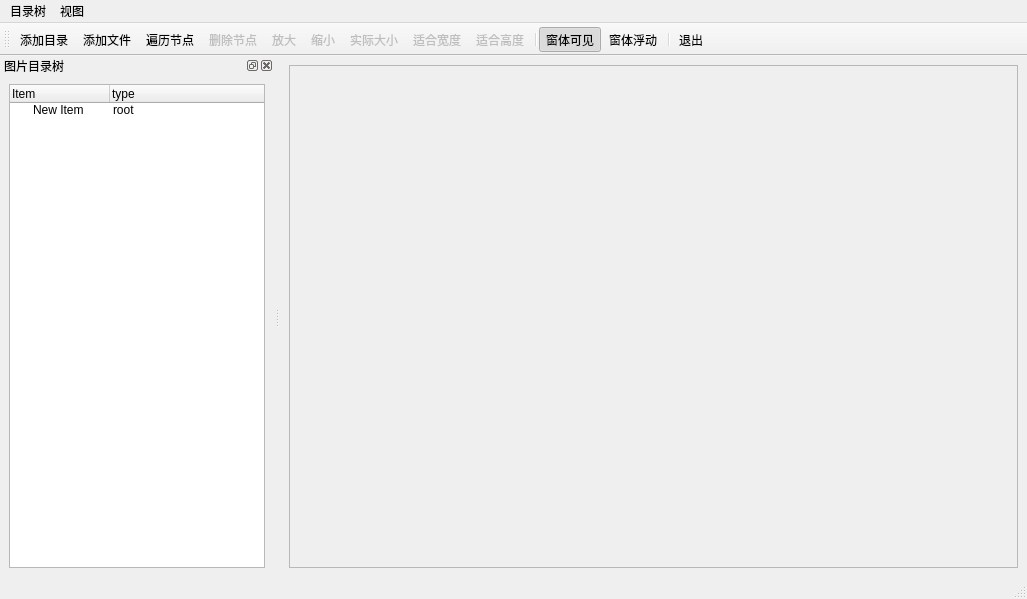
<?xml version="1.0" encoding="UTF-8"?>
<ui version="4.0">
 <class>MainWindow</class>
 <widget class="QMainWindow" name="MainWindow">
  <property name="geometry">
   <rect>
    <x>0</x>
    <y>0</y>
    <width>1027</width>
    <height>599</height>
   </rect>
  </property>
  <property name="windowTitle">
   <string>MainWindow</string>
  </property>
  <widget class="QWidget" name="centralwidget">
   <layout class="QGridLayout" name="gridLayout_2">
    <item row="0" column="0">
     <widget class="QScrollArea" name="scrollArea">
      <property name="widgetResizable">
       <bool>true</bool>
      </property>
      <property name="alignment">
       <set>Qt::AlignCenter</set>
      </property>
      <widget class="QWidget" name="scrollAreaWidgetContents">
       <property name="geometry">
        <rect>
         <x>0</x>
         <y>0</y>
         <width>736</width>
         <height>477</height>
        </rect>
       </property>
       <layout class="QGridLayout" name="gridLayout_3">
        <item row="0" column="0">
         <widget class="QLabel" name="label">
          <property name="text">
           <string/>
          </property>
          <property name="alignment">
           <set>Qt::AlignCenter</set>
          </property>
         </widget>
        </item>
       </layout>
      </widget>
     </widget>
    </item>
   </layout>
  </widget>
  <widget class="QMenuBar" name="menubar">
   <property name="geometry">
    <rect>
     <x>0</x>
     <y>0</y>
     <width>1027</width>
     <height>26</height>
    </rect>
   </property>
   <widget class="QMenu" name="menu">
    <property name="title">
     <string>目录树</string>
    </property>
    <addaction name="actAddFolder"/>
    <addaction name="actAddFiles"/>
    <addaction name="actDeleteItem"/>
    <addaction name="actScanItems"/>
    <addaction name="actQuit"/>
   </widget>
   <widget class="QMenu" name="menu_2">
    <property name="title">
     <string>视图</string>
    </property>
    <addaction name="actZoomIn"/>
    <addaction name="actZoomOut"/>
    <addaction name="actZoomRealSize"/>
    <addaction name="actZoomFitW"/>
    <addaction name="actZoomFitH"/>
    <addaction name="actDockVisible"/>
    <addaction name="actDockFloat"/>
   </widget>
   <addaction name="menu"/>
   <addaction name="menu_2"/>
  </widget>
  <widget class="QDockWidget" name="dockWidget">
   <property name="allowedAreas">
    <set>Qt::AllDockWidgetAreas</set>
   </property>
   <property name="windowTitle">
    <string>图片目录树</string>
   </property>
   <attribute name="dockWidgetArea">
    <number>1</number>
   </attribute>
   <widget class="QWidget" name="dockWidgetContents">
    <layout class="QGridLayout" name="gridLayout">
     <item row="0" column="0">
      <widget class="QTreeWidget" name="treeWidget">
       <column>
        <property name="text">
         <string>Item</string>
        </property>
       </column>
       <column>
        <property name="text">
         <string>type</string>
        </property>
       </column>
       <item>
        <property name="text">
         <string>New Item</string>
        </property>
        <property name="icon">
         <iconset resource="res.qrc">
          <normaloff>:/images/icons/folder1.bmp</normaloff>:/images/icons/folder1.bmp</iconset>
        </property>
        <property name="text">
         <string>root</string>
        </property>
       </item>
      </widget>
     </item>
    </layout>
   </widget>
  </widget>
  <widget class="QToolBar" name="toolBar">
   <property name="windowTitle">
    <string>toolBar</string>
   </property>
   <property name="toolButtonStyle">
    <enum>Qt::ToolButtonTextUnderIcon</enum>
   </property>
   <attribute name="toolBarArea">
    <enum>TopToolBarArea</enum>
   </attribute>
   <attribute name="toolBarBreak">
    <bool>false</bool>
   </attribute>
   <addaction name="actAddFolder"/>
   <addaction name="actAddFiles"/>
   <addaction name="actScanItems"/>
   <addaction name="actDeleteItem"/>
   <addaction name="actZoomIn"/>
   <addaction name="actZoomOut"/>
   <addaction name="actZoomRealSize"/>
   <addaction name="actZoomFitW"/>
   <addaction name="actZoomFitH"/>
   <addaction name="separator"/>
   <addaction name="actDockVisible"/>
   <addaction name="actDockFloat"/>
   <addaction name="separator"/>
   <addaction name="actQuit"/>
  </widget>
  <widget class="QStatusBar" name="statusBar"/>
  <action name="actAddFolder">
   <property name="icon">
    <iconset resource="res.qrc">
     <normaloff>:/images/icons/open3.bmp</normaloff>:/images/icons/open3.bmp</iconset>
   </property>
   <property name="text">
    <string>添加目录...</string>
   </property>
   <property name="toolTip">
    <string>添加目录</string>
   </property>
   <property name="shortcut">
    <string>Ctrl+F</string>
   </property>
  </action>
  <action name="actAddFiles">
   <property name="icon">
    <iconset resource="res.qrc">
     <normaloff>:/images/icons/824.bmp</normaloff>:/images/icons/824.bmp</iconset>
   </property>
   <property name="text">
    <string>添加文件...</string>
   </property>
   <property name="toolTip">
    <string>添加文件</string>
   </property>
   <property name="shortcut">
    <string>Ctrl+N</string>
   </property>
  </action>
  <action name="actZoomIn">
   <property name="enabled">
    <bool>false</bool>
   </property>
   <property name="icon">
    <iconset resource="res.qrc">
     <normaloff>:/images/icons/418.bmp</normaloff>:/images/icons/418.bmp</iconset>
   </property>
   <property name="text">
    <string>放大</string>
   </property>
   <property name="toolTip">
    <string>放大图片</string>
   </property>
   <property name="shortcut">
    <string>Ctrl+I</string>
   </property>
  </action>
  <action name="actZoomOut">
   <property name="enabled">
    <bool>false</bool>
   </property>
   <property name="icon">
    <iconset resource="res.qrc">
     <normaloff>:/images/icons/416.bmp</normaloff>:/images/icons/416.bmp</iconset>
   </property>
   <property name="text">
    <string>缩小</string>
   </property>
   <property name="toolTip">
    <string>缩小图片</string>
   </property>
   <property name="shortcut">
    <string>Ctrl+O</string>
   </property>
  </action>
  <action name="actZoomRealSize">
   <property name="enabled">
    <bool>false</bool>
   </property>
   <property name="icon">
    <iconset resource="res.qrc">
     <normaloff>:/images/icons/414.bmp</normaloff>:/images/icons/414.bmp</iconset>
   </property>
   <property name="text">
    <string>实际大小</string>
   </property>
   <property name="toolTip">
    <string>图片实际大小显示</string>
   </property>
  </action>
  <action name="actZoomFitW">
   <property name="enabled">
    <bool>false</bool>
   </property>
   <property name="icon">
    <iconset resource="res.qrc">
     <normaloff>:/images/icons/424.bmp</normaloff>:/images/icons/424.bmp</iconset>
   </property>
   <property name="text">
    <string>适合宽度</string>
   </property>
   <property name="toolTip">
    <string>适合宽度显示</string>
   </property>
   <property name="shortcut">
    <string>Ctrl+W</string>
   </property>
  </action>
  <action name="actDeleteItem">
   <property name="enabled">
    <bool>false</bool>
   </property>
   <property name="icon">
    <iconset resource="res.qrc">
     <normaloff>:/images/icons/delete1.bmp</normaloff>:/images/icons/delete1.bmp</iconset>
   </property>
   <property name="text">
    <string>删除节点</string>
   </property>
   <property name="toolTip">
    <string>删除节点</string>
   </property>
  </action>
  <action name="actQuit">
   <property name="icon">
    <iconset resource="res.qrc">
     <normaloff>:/images/icons/exit.bmp</normaloff>:/images/icons/exit.bmp</iconset>
   </property>
   <property name="text">
    <string>退出</string>
   </property>
   <property name="toolTip">
    <string>退出本系统</string>
   </property>
  </action>
  <action name="actZoomFitH">
   <property name="enabled">
    <bool>false</bool>
   </property>
   <property name="icon">
    <iconset resource="res.qrc">
     <normaloff>:/images/icons/426.bmp</normaloff>:/images/icons/426.bmp</iconset>
   </property>
   <property name="text">
    <string>适合高度</string>
   </property>
   <property name="shortcut">
    <string>Ctrl+H</string>
   </property>
  </action>
  <action name="actScanItems">
   <property name="icon">
    <iconset resource="res.qrc">
     <normaloff>:/images/icons/fold.bmp</normaloff>:/images/icons/fold.bmp</iconset>
   </property>
   <property name="text">
    <string>遍历节点</string>
   </property>
   <property name="toolTip">
    <string>遍历节点</string>
   </property>
  </action>
  <action name="actDockVisible">
   <property name="checkable">
    <bool>true</bool>
   </property>
   <property name="checked">
    <bool>true</bool>
   </property>
   <property name="icon">
    <iconset resource="res.qrc">
     <normaloff>:/images/icons/414.bmp</normaloff>:/images/icons/414.bmp</iconset>
   </property>
   <property name="text">
    <string>窗体可见</string>
   </property>
   <property name="toolTip">
    <string>窗体可见</string>
   </property>
  </action>
  <action name="actDockFloat">
   <property name="checkable">
    <bool>true</bool>
   </property>
   <property name="checked">
    <bool>false</bool>
   </property>
   <property name="icon">
    <iconset resource="res.qrc">
     <normaloff>:/images/icons/814.bmp</normaloff>:/images/icons/814.bmp</iconset>
   </property>
   <property name="text">
    <string>窗体浮动</string>
   </property>
   <property name="toolTip">
    <string>窗体浮动</string>
   </property>
  </action>
 </widget>
 <resources>
  <include location="res.qrc"/>
 </resources>
 <connections>
  <connection>
   <sender>actQuit</sender>
   <signal>triggered()</signal>
   <receiver>MainWindow</receiver>
   <slot>close()</slot>
   <hints>
    <hint type="sourcelabel">
     <x>-1</x>
     <y>-1</y>
    </hint>
    <hint type="destinationlabel">
     <x>513</x>
     <y>299</y>
    </hint>
   </hints>
  </connection>
 </connections>
</ui>
